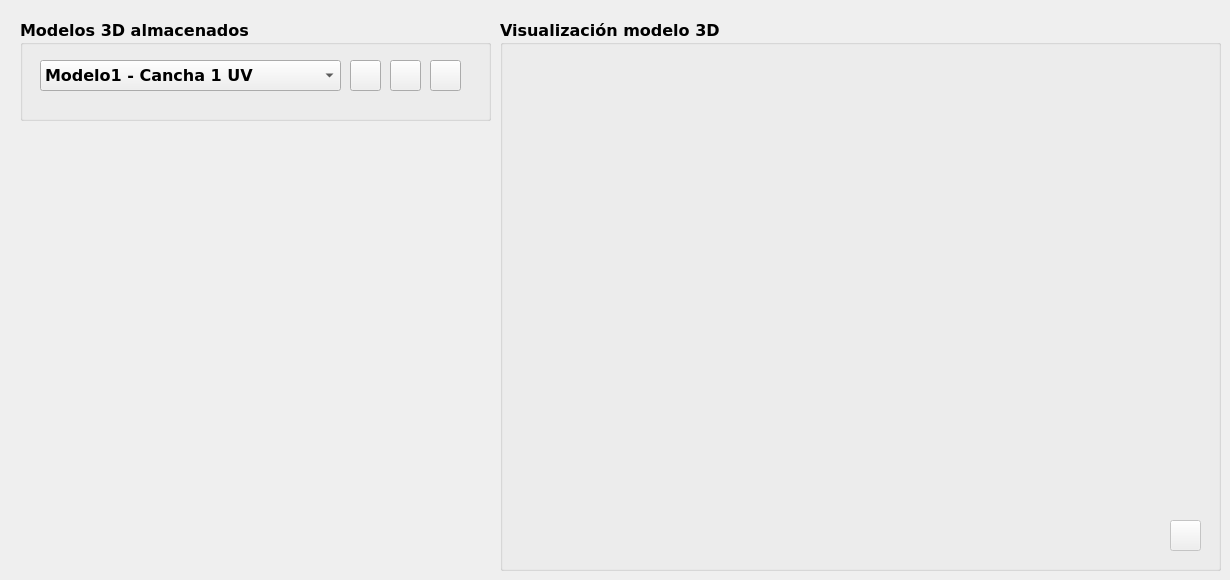
    <widget class="QWidget" name="tab_5">
     <attribute name="icon">
      <iconset>
       <normaloff>../Iconos/visualize.png</normaloff>../Iconos/visualize.png</iconset>
     </attribute>
     <attribute name="title">
      <string>Modelos 3D</string>
     </attribute>
     <widget class="QGroupBox" name="groupBox_13">
      <property name="geometry">
       <rect>
        <x>20</x>
        <y>20</y>
        <width>471</width>
        <height>101</height>
       </rect>
      </property>
      <property name="font">
       <font>
        <family>Verdana</family>
        <pointsize>12</pointsize>
        <weight>75</weight>
        <bold>true</bold>
       </font>
      </property>
      <property name="title">
       <string>Modelos 3D almacenados</string>
      </property>
      <widget class="QComboBox" name="comboBox_6">
       <property name="geometry">
        <rect>
         <x>20</x>
         <y>40</y>
         <width>301</width>
         <height>31</height>
        </rect>
       </property>
       <property name="font">
        <font>
         <family>Verdana</family>
         <pointsize>12</pointsize>
        </font>
       </property>
       <item>
        <property name="text">
         <string>Modelo1 - Cancha 1 UV</string>
        </property>
       </item>
      </widget>
      <widget class="QPushButton" name="pushButton_37">
       <property name="geometry">
        <rect>
         <x>330</x>
         <y>40</y>
         <width>31</width>
         <height>31</height>
        </rect>
       </property>
       <property name="font">
        <font>
         <family>Verdana</family>
         <pointsize>12</pointsize>
         <weight>50</weight>
         <bold>false</bold>
        </font>
       </property>
       <property name="text">
        <string/>
       </property>
       <property name="icon">
        <iconset>
         <normaloff>../Iconos/visualize.png</normaloff>../Iconos/visualize.png</iconset>
       </property>
       <property name="iconSize">
        <size>
         <width>30</width>
         <height>30</height>
        </size>
       </property>
      </widget>
      <widget class="QPushButton" name="pushButton_36">
       <property name="geometry">
        <rect>
         <x>410</x>
         <y>40</y>
         <width>31</width>
         <height>31</height>
        </rect>
       </property>
       <property name="font">
        <font>
         <family>Verdana</family>
         <pointsize>12</pointsize>
         <weight>50</weight>
         <bold>false</bold>
        </font>
       </property>
       <property name="text">
        <string/>
       </property>
       <property name="icon">
        <iconset>
         <normaloff>../Iconos/trash.png</normaloff>../Iconos/trash.png</iconset>
       </property>
       <property name="iconSize">
        <size>
         <width>25</width>
         <height>25</height>
        </size>
       </property>
      </widget>
      <widget class="QPushButton" name="pushButton_38">
       <property name="geometry">
        <rect>
         <x>370</x>
         <y>40</y>
         <width>31</width>
         <height>31</height>
        </rect>
       </property>
       <property name="font">
        <font>
         <family>Verdana</family>
         <pointsize>12</pointsize>
         <weight>50</weight>
         <bold>false</bold>
        </font>
       </property>
       <property name="text">
        <string/>
       </property>
       <property name="icon">
        <iconset>
         <normaloff>../Iconos/export.png</normaloff>../Iconos/export.png</iconset>
       </property>
       <property name="iconSize">
        <size>
         <width>25</width>
         <height>25</height>
        </size>
       </property>
      </widget>
     </widget>
     <widget class="QGroupBox" name="groupBox_14">
      <property name="geometry">
       <rect>
        <x>500</x>
        <y>20</y>
        <width>721</width>
        <height>551</height>
       </rect>
      </property>
      <property name="font">
       <font>
        <family>Verdana</family>
        <pointsize>12</pointsize>
        <weight>75</weight>
        <bold>true</bold>
       </font>
      </property>
      <property name="title">
       <string>Visualización modelo 3D</string>
      </property>
      <widget class="QLabel" name="label_66">
       <property name="enabled">
        <bool>false</bool>
       </property>
       <property name="geometry">
        <rect>
         <x>20</x>
         <y>30</y>
         <width>681</width>
         <height>501</height>
        </rect>
       </property>
       <property name="font">
        <font>
         <family>Verdana</family>
         <pointsize>12</pointsize>
         <weight>50</weight>
         <bold>false</bold>
        </font>
       </property>
       <property name="text">
        <string/>
       </property>
       <property name="pixmap">
        <pixmap>../Iconos/scan_3d.png</pixmap>
       </property>
       <property name="scaledContents">
        <bool>true</bool>
       </property>
      </widget>
      <widget class="QPushButton" name="pushButton_42">
       <property name="enabled">
        <bool>false</bool>
       </property>
       <property name="geometry">
        <rect>
         <x>670</x>
         <y>500</y>
         <width>31</width>
         <height>31</height>
        </rect>
       </property>
       <property name="font">
        <font>
         <family>Verdana</family>
         <pointsize>12</pointsize>
         <weight>50</weight>
         <bold>false</bold>
        </font>
       </property>
       <property name="text">
        <string/>
       </property>
       <property name="icon">
        <iconset>
         <normaloff>../Iconos/09_Expand-512.png</normaloff>../Iconos/09_Expand-512.png</iconset>
       </property>
       <property name="iconSize">
        <size>
         <width>25</width>
         <height>25</height>
        </size>
       </property>
      </widget>
     </widget>
    </widget>
